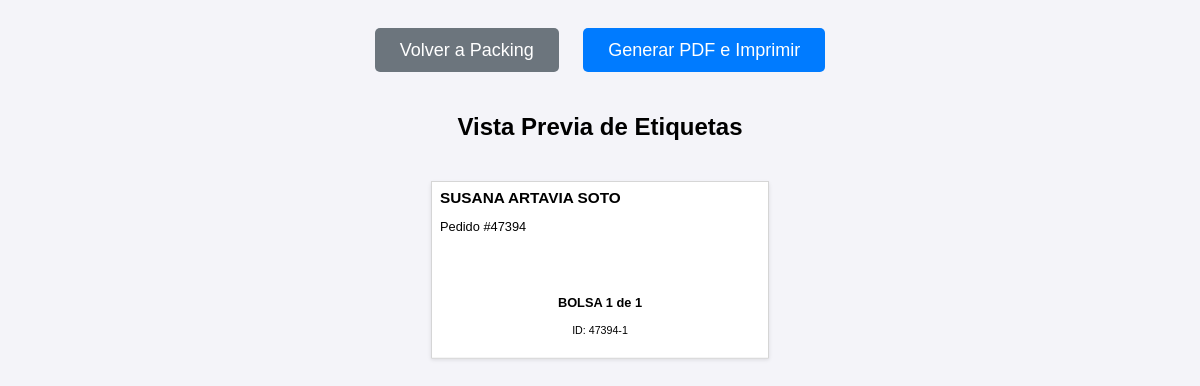
Before: /orden/3/imprimir-etiquetas (signed in) with the older database file.
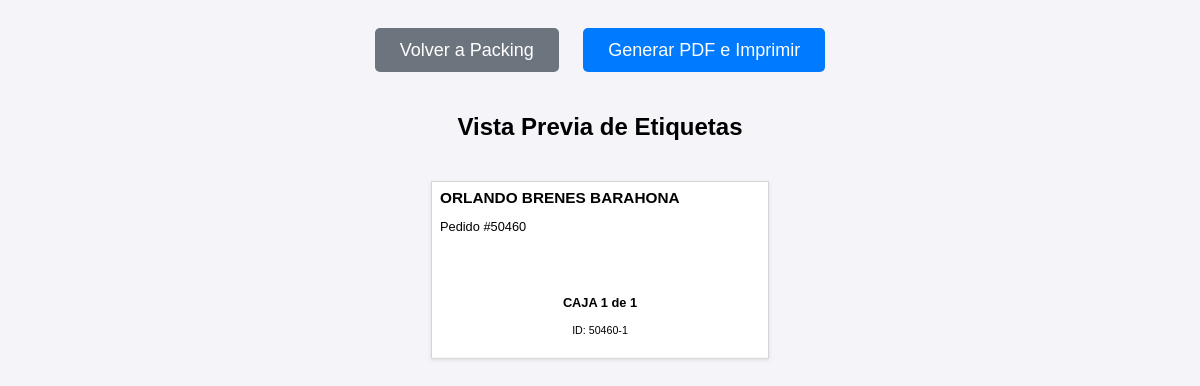
After: the same page with the newer database file.
### app.py (models this page shows, shortened)
class Orden(db.Model):
    id = db.Column(db.Integer, primary_key=True)
    numero_pedido = db.Column(db.String(50), unique=True, nullable=False)
    cliente_nombre = db.Column(db.String(200), nullable=False)
    cliente_direccion = db.Column(db.String(300), nullable=True)
    estado = db.Column(db.String(30), nullable=False, default='PENDIENTE')
    fecha_creacion = db.Column(db.DateTime, nullable=False, default=datetime.datetime.utcnow)
    lote_id = db.Column(db.Integer, db.ForeignKey('lote_picking.id'), nullable=True)
    items = db.relationship('ItemOrden', backref='orden', lazy=True, cascade="all, delete-orphan")
    fecha_inicio_picking = db.Column(db.DateTime, nullable=True)
    fecha_fin_picking = db.Column(db.DateTime, nullable=True)
    fecha_fin_packing = db.Column(db.DateTime, nullable=True)
    fecha_despacho = db.Column(db.DateTime, nullable=True)
    packer_id = db.Column(db.Integer, db.ForeignKey('user.id', ondelete='SET NULL'), nullable=True)
    packer = db.relationship('User', foreign_keys=[packer_id])
    devolucion_confirmada = db.Column(db.Boolean, default=False, nullable=False)
    bultos = db.relationship('Bulto', backref='orden', cascade="all, delete-orphan")
    hoja_de_ruta_id = db.Column(db.Integer, db.ForeignKey('hoja_de_ruta.id'), nullable=True)
    destino_id = db.Column(db.Integer, db.ForeignKey('destino.id'), nullable=True)
    destino = db.relationship('Destino', backref='ordenes')
    guia_encomienda = db.Column(db.String(100), nullable=True)
    nota_entrega = db.Column(db.Text, nullable=True)
    fecha_entrega_final = db.Column(db.DateTime, nullable=True)
    nota_bodega = db.Column(db.Text, nullable=True)
    foto_guia_url = db.Column(db.String(500), nullable=True)

class Bulto(db.Model):
    __tablename__ = 'bulto'
    id = db.Column(db.Integer, primary_key=True)
    orden_id = db.Column(db.Integer, db.ForeignKey('orden.id'), nullable=False)
    tipo = db.Column(db.String(20), nullable=False) # CAJA,BOLSA, PAQUETE, LOTE
    identificador_unico = db.Column(db.String(100), unique=True, nullable=False)
    fecha_creacion = db.Column(db.DateTime, default=datetime.datetime.utcnow)
    cantidad_unidades = db.Column(db.Integer, nullable=False, default=1)
    verificado_despacho = db.Column(db.Boolean, default=False, nullable=False)

### app.py (the view)
@app.route('/orden/<int:orden_id>/imprimir-etiquetas')
@login_required
def imprimir_etiquetas(orden_id):
    orden = Orden.query.get_or_404(orden_id)
    return render_template('imprimir_etiquetas.html', orden=orden)

### app.py (called while the page is built)
@login_manager.user_loader
def load_user(user_id):
    return db.session.get(User, int(user_id))

### templates/imprimir_etiquetas.html (shortened to what this page needs)
<!DOCTYPE html>
<html lang="es">
<head>
</head>
<body>
    <div class="controls">
        <a href="{{ url_for('dashboard_packing') }}" class="back-btn">Volver a Packing</a>
        <a href="{{ url_for('generar_pdf_etiquetas', orden_id=orden.id) }}" class="print-btn" target="_blank">
            Generar PDF e Imprimir
        </a>
    </div>
    <h2 style="text-align: center;">Vista Previa de Etiquetas</h2>
    <div class="preview-container">
        {% for bulto in orden.bultos %}
            <div class="etiqueta-preview">
                 <div class="etiqueta-header">
                    <h1>{{ orden.cliente_nombre }}</h1>
                    <p>Pedido #{{ orden.numero_pedido }}</p>
                </div>
                <div style="text-align:center;">
                    <p><strong>{{ bulto.tipo }} {{ loop.index }} de {{ orden.bultos|length }}</strong></p>
                    <p><small>ID: {{ bulto.identificador_unico }}</small></p>
                </div>
            </div>
        {% endfor %}
    </div>
</body>
</html>

Changed rows visible on the page:
removed Bulto: {{ orden.cliente_nombre }} "SUSANA ARTAVIA SOTO", {{ orden.numero_pedido }} "47394", tipo "BOLSA", bultos|length "1", identificador_unico "47394-1"
now on this page (row edited): Bulto: {{ orden.cliente_nombre }} "ORLANDO BRENES BARAHONA", {{ orden.numero_pedido }} "50460", tipo "CAJA", bultos|length "1", identificador_unico "50460-1"
